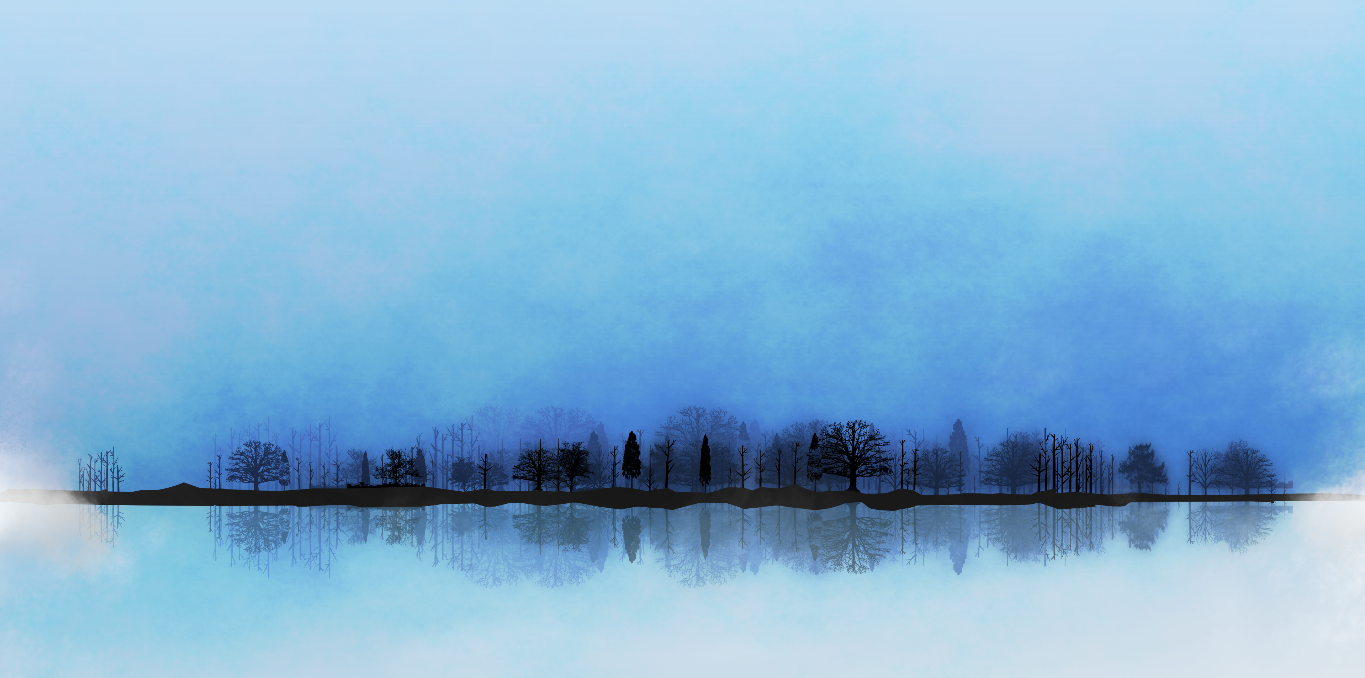
#> input picture draw_shapes/fedora.png, 1365 x 678 px
$ python draw_shapes.py
#> lines starting #> are read from the running program, lines starting #| are printed output that depends on the picture
import numpy as np
import cv2
import matplotlib.pyplot as plt

img = cv2.imread('fedora.png',cv2.IMREAD_COLOR)
#> img is the input picture: shape (678, 1365, 3); mean B, G, R 214, 180.2, 134

# cv2 color format is BGR
# matplotlib color format is RGB

cv2.line(img,(0,0),(350,350),(255,255,255),3) # (where,(start),(end),(color),linewidth)
cv2.rectangle(img,(425,15),(300,50),(0,255,0),3) # (where,(random_point),(random_point),(color),linewidth) joins two poins by 4 lines
cv2.circle(img,(100,450),50,(0,0,255),3) # (where,(center),radius,(color),linewidth)
cv2.circle(img,(234,456),40,(0,0,255),-1) # -1 fills the circle

pts = np.array([[130,43],[23,165],[155,667],[605,487],[430,420]],np.int32)
pts = pts.reshape(-1,1,2)
cv2.polylines(img,[pts],True,(255,0,0),3) # (where,[points],(optional -> if True joins the last point to the first point else, will not join),color,width)

# put text on image
font = cv2.FONT_HERSHEY_SIMPLEX # take font
cv2.putText(img,'Computer Vision',(550,130),font,1.5,(96,96,96),3,cv2.LINE_AA) # (where,text,(start),font_style,font_size,(color),thickness,Anti-Aliasing)
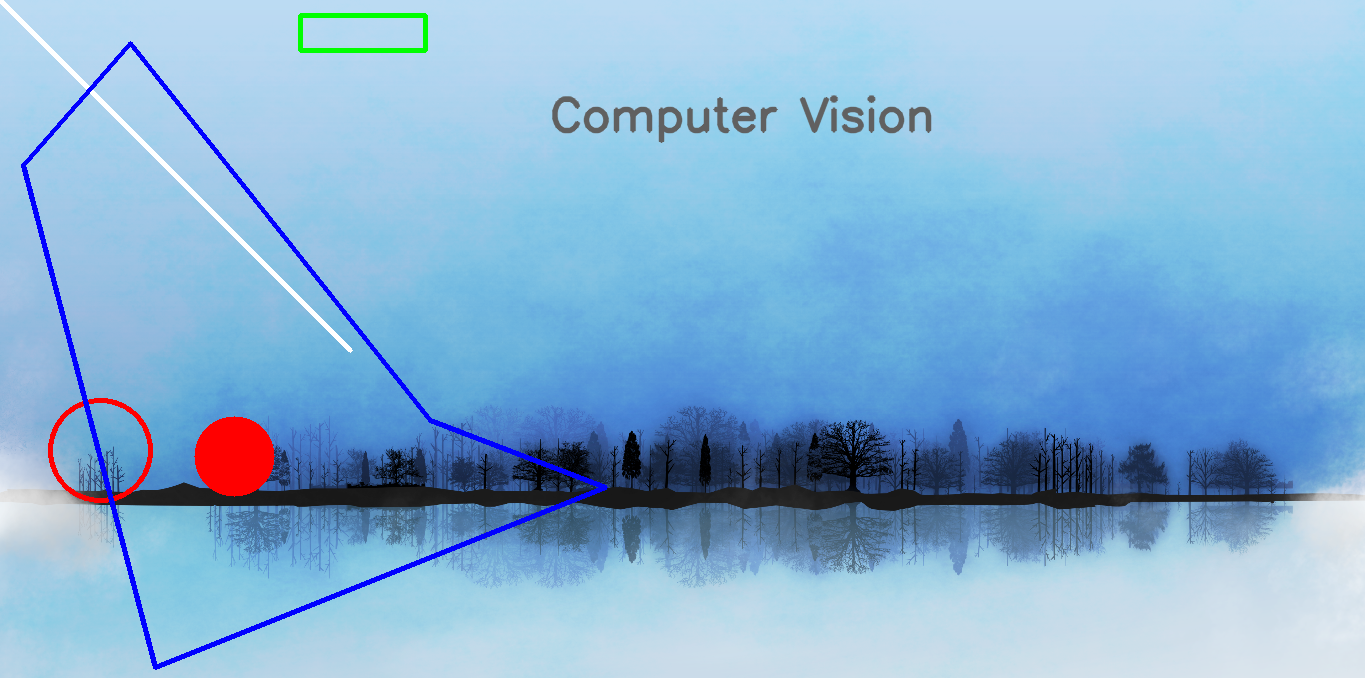
#> img: shape (678, 1365, 3); mean B, G, R 212.3, 177.4, 133.7

cv2.imwrite('cv2_fedora.png',img)

cv2.imshow('fedora',img)
cv2.waitKey(0)
cv2.destroyAllWindows()

plt.imshow(img)
plt.xticks([])
plt.yticks([])
plt.savefig('plt_fedora.png')
plt.show()
